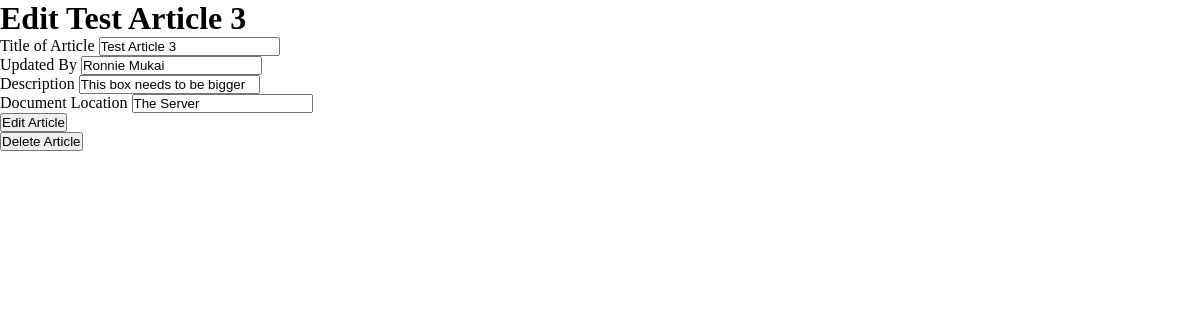
/admin_page/all_self_help_articles/3/edit_articles, run on the app's committed database.
### catalog_application/models.py (models this page shows)
class SelfHelpArticle(models.Model):
    title = models.CharField(max_length=100)
    last_updated_by = models.CharField(max_length=50)
    description = models.CharField(max_length=1000)
    document_location = models.CharField(max_length=100)
    created_at = models.DateTimeField(auto_now_add=True)
    updated_at = models.DateTimeField(auto_now=True)
    objects = SelfHelpArticleManager()

### catalog_application/views.py (the view)
# urls.py: path('admin_page/all_self_help_articles/<self_help_article_id>/edit_articles', views.edit_articles),
def edit_articles(request, self_help_article_id):
    db_articles = SelfHelpArticle.objects.get(id=self_help_article_id)
    context = {
        'self_help_articles': db_articles
    }
    return render(request, 'edit_self_help_articles.html', context)

### catalog_application/templates/edit_self_help_articles.html (shortened to what this page needs)
{% load static %}
<!DOCTYPE html>
<html lang="en">
    <head>
        <link
            rel="stylesheet"
            href="{% static 'css\edit_self_help_articles.css' %}"
        />
    </head>
    <body>
            <h1>Edit {{ self_help_articles.title }}</h1>
            <form action="/admin_page/all_self_help_articles/{{ self_help_articles.id }}/update_articles" method="post">
                <div>
                    <label for="title">Title of Article</label>
                    <input type="text" name="title" id="title" value="{{ self_help_articles.title }}" />
                </div>
                <div>
                    <label for="last_updated_by">Updated By</label>
                    <input type="text" name="last_updated_by" id="last_updated_by" value="{{ self_help_articles.last_updated_by }}" />
                </div>
                <div>
                    <label for="description">Description</label>
                    <input type="text" name="description" id="description" value="{{ self_help_articles.description }}" />
                </div>
                <div>
                    <label for="document_location">Document Location</label>
                    <input
                        type="text"
                        name="document_location"
                        id="document_location"
                        value="{{ self_help_articles.document_location }}"
                    />
                </div>
                <button class="submitButton">Edit Article</button>
            </form>
            <button class="delete_btn">Delete Article</button>
    </body>
</html>

### static/css/edit_self_help_articles.css (style rules this page uses)
* { margin: 0; padding: 0; }

### data on the page
SelfHelpArticle: title "Test Article 3", last_updated_by "Ronnie Mukai", description "This box needs to be bigger", document_location "The Server"
